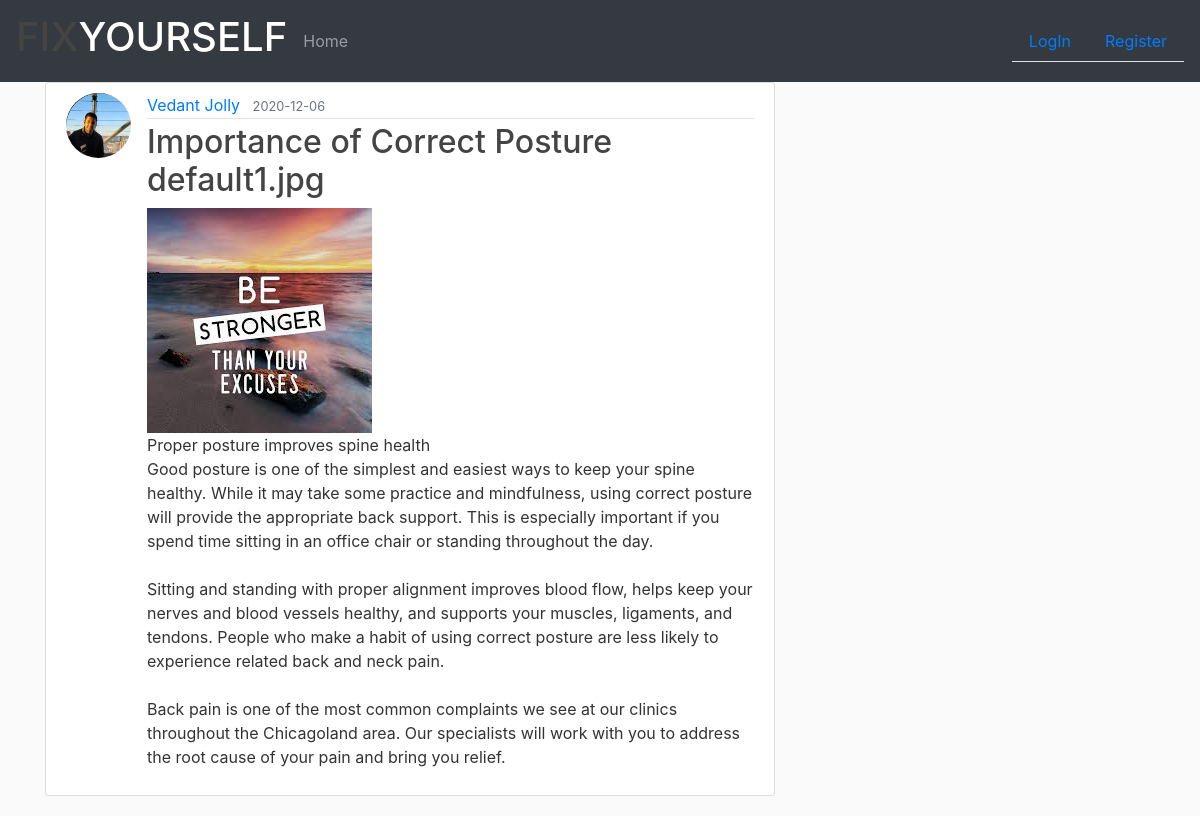
/post/1, run on the app's committed database.
### se_hackethon_project/models.py (models this page shows, shortened)
class User(db.Model,UserMixin):
    id = db.Column(db.Integer,primary_key=True)
    name = db.Column(db.String(20),nullable=False)
    email = db.Column(db.String(120),unique=True,nullable=False)
    image_file = db.Column(db.String(20),nullable=False,default = 'default.jpg')
    password = db.Column(db.String(60),nullable=False)
    posts = db.relationship('Post', backref='author', lazy=True)
    feedbacks = db.relationship('Feedback',backref='customer',lazy=True)

class Post(db.Model):
    id = db.Column(db.Integer,primary_key = True)
    title = db.Column(db.String(100),nullable = False)
    date_posted = db.Column(db.DateTime,nullable = False,default = datetime.utcnow)
    content = db.Column(db.Text,nullable=False)
    image_file = db.Column(db.String(20),nullable=False,default = 'default1.jpg')
    user_id = db.Column(db.Integer, db.ForeignKey('user.id'), nullable=False)

### se_hackethon_project/routes.py (the view)
@app.route("/post/<int:post_id>")
def post(post_id):
    post = Post.query.get_or_404(post_id)
    return render_template('post.html', title=post.title, post=post)

### se_hackethon_project/templates/post.html (shortened to what this page needs)
{% extends 'layout.html' %}
{% block content %}
  <article class="media content-section">
    <img class="rounded-circle article-img" src="{{ url_for('static',filename = 'profile_pics/' + post.author.image_file) }}">
    <div class="media-body">
      <div class="article-metadata">
        <a class="mr-2" href="{{ url_for('user_posts',username=post.author.name) }}">{{ post.author.name }}</a>
        <small class="text-muted">{{ post.date_posted.strftime("%Y-%m-%d") }}</small>
      </div>
      <h2 class="article-title">{{ post.title }} {{post.image_file}}</h2>
      <img src="{{ url_for('static',filename = 'profile_pics/' + post.image_file) }}" alt="Post Picture">
      <p class="article-content">{{ post.content }}</p>
    </div>
  </article>
{% endblock content %}

### se_hackethon_project/templates/layout.html (shortened to what this page needs)
<!DOCTYPE html>
<html>
<head>
  <link rel="stylesheet" href="https://stackpath.bootstrapcdn.com/bootstrap/4.5.2/css/bootstrap.min.css">
  <link rel="stylesheet" type="text/css" href="{{ url_for('static',filename='main.css') }}">
</head>
<body>
    <nav class="navbar navbar-dark bg-dark">
        <a class="navbar-brand"><h1>FIX<span>YOURSELF</span></h1></a>
        <ul class="navbar-nav mr-auto">
          <li class="nav-item">
            <a class='nav-link' href="{{ url_for('home') }}">Home <span class="sr-only">(current)</span></a>
          </li>
        </ul>
        <ul class="nav nav-tabs justify-content-end">
          {% if current_user.is_authenticated %}
            <li class="nav-item">
              <a class='nav-link' href="{{ url_for('account') }}">Profile</a>
            </li>
            <li class="nav-item">
              <a class='nav-link' href="{{ url_for('suggestions') }}">Any Suggestions ?</a>
            </li>
            <li class="nav-item">
              <a class='nav-link' href="{{ url_for('all_posts') }}">Get Inspired</a>
            </li>
            <li class="nav-item">
              <a class='nav-link' href="{{ url_for('new_post') }}">Create a post</a>
            </li>
            <li class="nav-item">
              <a class='nav-link' href="{{ url_for('logout') }}">LogOut</a>
            </li>
          {% else %}
            <li class="nav-item">
              <a class='nav-link' href="{{ url_for('login') }}">LogIn</a>
            </li>
            <li class="nav-item">
              <a class='nav-link' href="{{ url_for('register') }}">Register</a>
            </li>
          {% endif %}
        </ul>
    </nav>
    <main role="main" class="container">
      <div class="row">
        <div class="col-md-8">
          {% block content %}{% endblock %}
        </div>
      </div>
    </main>
  </body>
</html>

### se_hackethon_project/static/main.css (style rules this page uses)
body { background: #fafafa; color: #333333; }
h1, h2, h3, h4, h5, h6 { color: #444444; }
.content-section { background: #ffffff; padding: 10px 20px; border: 1px solid #dddddd; border-radius: 3px; margin-bottom: 20px; }
.article-title { color: #444444; }
.article-content { white-space: pre-line; }
.article-img { height: 65px; width: 65px; margin-right: 16px; }
.article-metadata { padding-bottom: 1px; margin-bottom: 4px; border-bottom: 1px solid #e3e3e3 }

### se_hackethon_project/templates/layout.html (style rules this page uses)
span { color: #ffffff; }

### data on the page
User: image_file (picture), author.name "Vedant Jolly"
Post: date_posted "2020-12-06", title "Importance of Correct Posture", image_file "default1.jpg", image_file (placeholder picture), content "Proper posture improves spine health Good posture is one of the simplest and easiest ways to keep your spine healthy. While it may take some practice and mindfulness, using correct posture will provide the appropriate back support. This is especially important if you spend time sitting in an office chair or standing throughout the day. Sitting and standing with proper alignment improves blood flow, helps keep your nerves and blood vessels healthy, and supports your muscles, ligaments, and tendons. People who make a habit of using correct posture are less likely to experience related back and neck pain. Back pain is one of the most common complaints we see at our clinics throughout the…"
